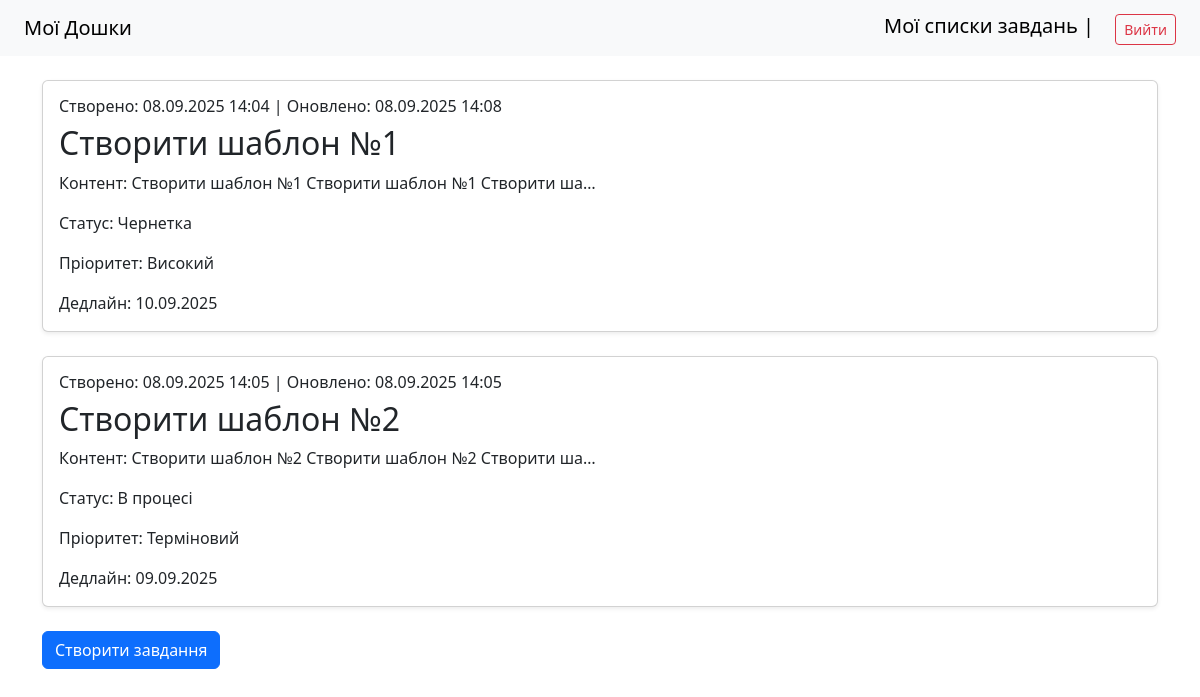
The page /dashboard/4/todolist/4/tasks/ (signed in) on the database its author committed.
### task_manager/models.py (models this page shows, shortened)
class Task(models.Model):
    todolist = models.ForeignKey(TodoList, on_delete = models.CASCADE, related_name= 'tasks', verbose_name = "Список завдань")
    title = models.CharField(max_length = 200, verbose_name = "Назва")
    content = models.TextField(verbose_name = "Контент", blank = True)
    status = models.CharField(max_length = 20, verbose_name = "Статус", default = 'draft', choices = [
    ('draft', 'Чернетка'),
    ('in_progress', 'В процесі'),
    ('completed', 'Завершено'),
    ('archived', 'Архів')
    ])
    priority = models.CharField(max_length = 10, verbose_name = "Приорітет", default = 'low', choices = [
    ('low', 'Низький'),
    ('medium', 'Середній'),
    ('high', 'Високий'),
    ('urgent', 'Терміновий')
    ])
    deadline = models.DateField(null=True, blank=True, verbose_name = "Дедлайн")
    created_at = models.DateTimeField(auto_now_add = True, verbose_name = "Створено в")
    updated_at = models.DateTimeField(auto_now = True, verbose_name = "Оновлено в")
    created_by = models.ForeignKey(User, on_delete = models.CASCADE, related_name= 'tasks', verbose_name = "Автор")
    class Meta:
        verbose_name = "Завдання"
        verbose_name_plural = "Завдання"

### task_manager/views.py (the view)
# urls.py: path('dashboard/<int:dashboard_pk>/todolist/<int:todolist_pk>/tasks/', TaskListView.as_view(), name = 'task_list'),
class TaskListView(LoginRequiredMixin, TaskAccessMixin, ListView):
    model = Task
    template_name = 'task/task_list.html'
    context_object_name = 'tasks'
    def get_context_data(self, **kwargs):
        context = super().get_context_data(**kwargs)
        context["dashboard"] = get_object_or_404(Dashboard, pk=self.kwargs["dashboard_pk"])
        context["todolist"] = get_object_or_404(TodoList, pk=self.kwargs["todolist_pk"])
        context["dashboards"] = Dashboard.objects.filter(
            Q(created_by=self.request.user) | Q(members=self.request.user)
        ).distinct()
        context["todolists"] = TodoList.objects.filter(
            Q(dashboard__created_by=self.request.user) |
            Q(dashboard__members=self.request.user)
        ).distinct()
        context["columns"] = {
        "draft": "Чернетка",
        "in_progress": "В роботі",
        "completed": "Завершено",
        "archived": "Архів",
        }
        return context

### task_manager/views.py (called while the page is built)
    def get_queryset(self):
        return Dashboard.objects.filter(
            Q(created_by=self.request.user) | Q(members=self.request.user)
        ).distinct()

    def get_queryset(self):
        return TodoList.objects.filter(
            dashboard__in=DashboardAccessMixin.get_queryset(self)
        ).distinct()

    def get_queryset(self):
        return Task.objects.filter(
            todolist__in=TodoListAccessMixin.get_queryset(self)
        ).distinct()

### task_manager/templates/task/task_list.html (shortened to what this page needs)
{% extends "base.html" %}
{% block content %}
<div class="row row-cols-1 justify-content-md-center">
    {% for task in tasks %}
    <div class="col mb-4">
        <div class="card h-100 shadow-sm">
            <div class="card-body text-left">
                <h6>Створено: {{ task.created_at|date:"d.m.Y H:i" }} | Оновлено: {{ task.updated_at|date:"d.m.Y H:i" }}</h6>
                <h2>
                    <a class="card-title" href="{% url 'task_detail' dashboard_pk=dashboard.pk todolist_pk=todolist.pk task_pk=task.pk %}" style="text-decoration: none;">
                        {{ task.title }}
                    </a>
                </h2>
                <p class="card-text">Контент: {{ task.content|truncatechars:50 }}</p>
                <p class="card-text">Статус: {{ task.get_status_display }}</p>
                <p class="card-text">Пріоритет: {{ task.get_priority_display }}</p>
                <p class="card-text">Дедлайн: {{ task.deadline|date:"d.m.Y" }}</p>
            </div>
        </div>
    </div>
    {% empty %}
    <p>Наразі немає жодних завдань</p>
    {% endfor %}
</div>
<a href="{% url 'task_create' dashboard_pk=dashboard.pk todolist_pk=todolist.pk %}" class="btn btn-primary">Створити завдання</a>
{% endblock %}

### rows shown on the page
Task: created_at "08.09.2025 14:04", updated_at "08.09.2025 14:08", title "Створити шаблон №1", content "Створити шаблон №1 Створити шаблон №1 Створити ша…", status "Чернетка", priority "Високий", deadline "10.09.2025"
Task: created_at "08.09.2025 14:05", updated_at "08.09.2025 14:05", title "Створити шаблон №2", content "Створити шаблон №2 Створити шаблон №2 Створити ша…", status "В процесі", priority "Терміновий", deadline "09.09.2025"
